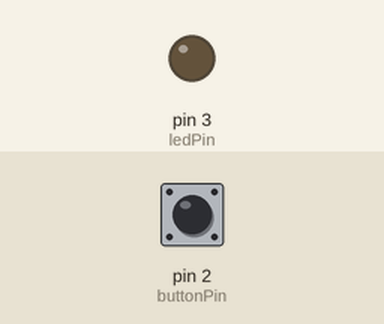
A sketch run on a simulated Arduino Uno, built with avr-gcc and run on an emulated ATmega328P. Parts: output pins drawn as LEDs (lit = HIGH). The inputs (shaded band) are chosen by the test bench; at power-on: pin 2 (buttonPin) LOW. What the sketch prints to the serial monitor is not drawn.

Above: at 1.2 s.
1.3 s: pin 2 (buttonPin) pulled HIGH for 0.15 s
At 2.38 s:
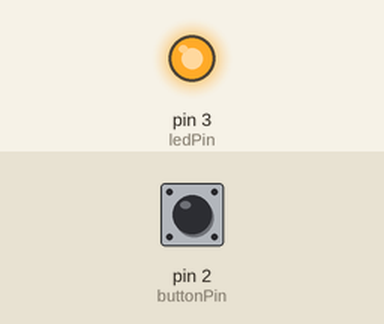
3.9 s: pin 2 (buttonPin) pulled HIGH for 1 s
At 6.4 s:
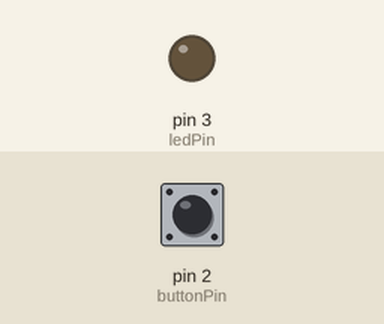
7.4 s: pin 2 (buttonPin) pulled HIGH for 3.2 s
At 9.5 s:
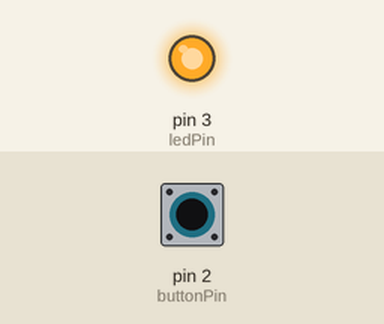
Timing chart, 0 to 13.1 s (numbered marks = the images above; inputs shaded):
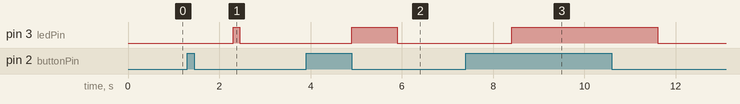

Measured:
- after the input at 1.3 s, pin 3 (ledPin): LOW → HIGH after 1.0 s, → LOW 0.15 s later
- after the input at 3.9 s, pin 3 (ledPin): LOW → HIGH after 1.0 s, → LOW 1.0 s later
- after the input at 7.4 s, pin 3 (ledPin): LOW → HIGH after 1.0 s, → LOW 3.2 s later

The sketch:

zad5.ino
```cpp
#define SIZE 30

unsigned long arr[SIZE];
int i = 0;
int j = 0;

int ledPin = 3;
int buttonPin = 2;
int sigPrev = LOW;
int sig = LOW;

void setup()
{
  Serial.begin(9600);
  pinMode(ledPin, OUTPUT);
  pinMode(buttonPin, INPUT);
  for(int k = 0; k < SIZE; ++k)
    arr[k] = 0;
}

void loop()
{

  if(sig != digitalRead(buttonPin)) // obsluga zmiany stanu przycisku
  {
    arr[i] = millis() + 1000;
    sig = !sig;
    i = (i + 1) % SIZE;
  }
  if(arr[j] <= millis() && arr[j] != 0) // zapalanie/gaszenie diody
  {
    sigPrev = !sigPrev;
    arr[j] = 0;
    digitalWrite(ledPin, sigPrev);
    j = (j + 1) % SIZE;
  }

  Serial.println(digitalRead(buttonPin));
  //Serial.println(j);

}
```
